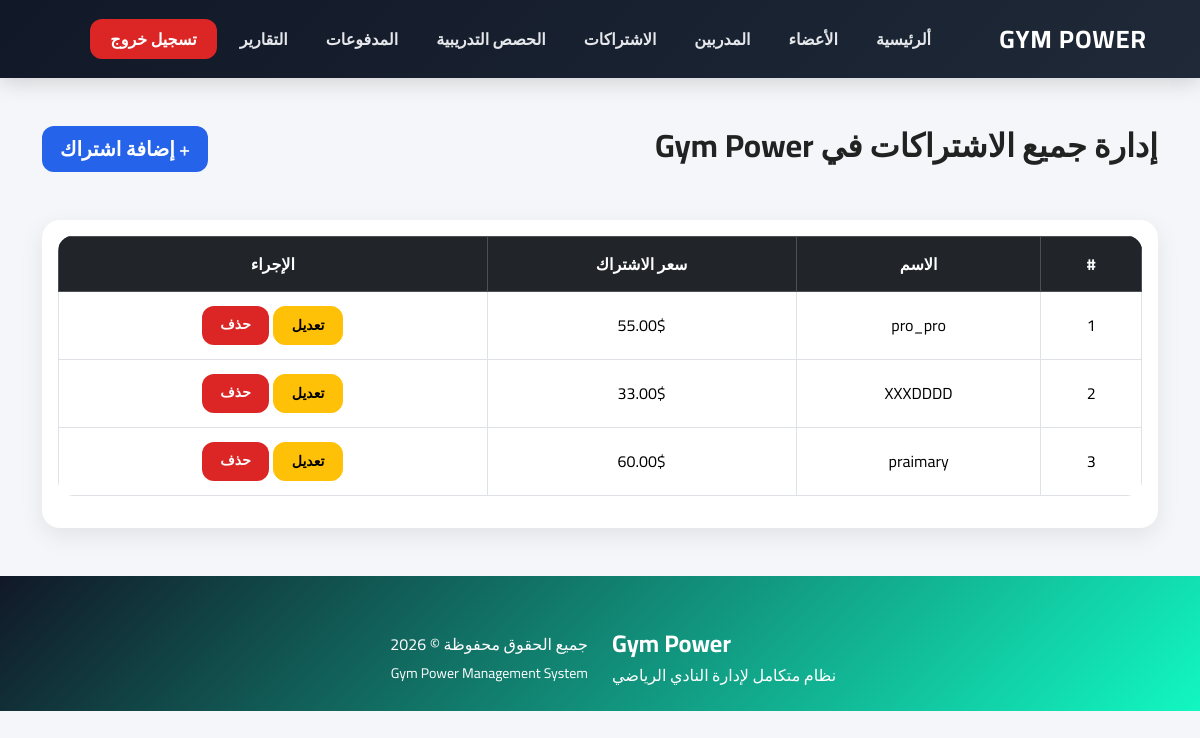
The app's page /memberships/show_memberships.php (signed in) with its own data.
### tables this page shows
CREATE TABLE IF NOT EXISTS `membership_plans` (
  `id` int NOT NULL AUTO_INCREMENT,
  `name` varchar(200) NOT NULL,
  `membership` decimal(10,2) NOT NULL,
  PRIMARY KEY (`id`)
);

### memberships/show_memberships.php (the view, shortened to what this page needs)
<?php
require_once "../includes/database.php";
$sql="SELECT * FROM membership_plans ORDER BY id ASC";
$result=$conn->query($sql);
?>
<!DOCTYPE html>
<html lang="ar" dir="rtl">
<head>
    <link href="https://cdn.jsdelivr.net/npm/bootstrap@5.3.8/dist/css/bootstrap.min.css" rel="stylesheet">
    <link rel="stylesheet" href="../style/style.css">
</head>
<body>
    <?php require_once "../includes/navbar.php" ?>
<div class="container mt-5">
       <div class="d-flex justify-content-between align-items-center">
            <h2 class="fw-bold">إدارة جميع الاشتراكات في Gym Power</h2>
            <a href="add_memberships.php" class="btn btn-primary btn-lg">+ إضافة اشتراك</a>
       </div>
    <div class="card mt-5">
        <div class="card-body">
      <div class="table-responsive rounded ">
        <table class="table table-hover table-bordered text-center align-middle">
            <thead class="table-dark">
                 <tr>
                            <th>#</th>
                            <th>الاسم</th>
                            <th>سعر الاشتراك</th>
                            <th>الإجراء</th>
                        </tr>
                    </thead>
                    <tbody>
                        <?php $id_number=1; while($row =$result->fetch_assoc()){ ?>
                        <tr>
                            <td><?= $n=$id_number++; ?></td>
                            <td><?= $row['name'] ?></td>
                            <td><?= $row['membership'] ?>$</td>
                            <td>
                                <div class="d-flex gap-1 justify-content-center">
                                    <a href="edit_memberships.php?id=<?= $row['id'] ?>" class="btn btn-warning btn-sm"> تعديل</a>
                                    <a href="delete_memberships.php?id=<?= $row['id']; ?>"
                                     class="btn btn-danger btn-sm"
                                     onclick="return confirm('هل تريد حذف أشتراك؟')">
                                     حذف
                                     </a>
                                </div>
                            </td>
                        </tr>
                        <?php } ?>
            </tbody>
        </table>
      </div>
    </div>
    </div>
</div>
<?php require_once"../includes/footer.php" ?>
</body>
</html>

### style/style.css (style rules this page uses)
* { font-family: 'Cairo', sans-serif; }
body { background:#f4f6f9; color:#222; }
.container { margin-top:30px; }
.card { border:none; border-radius:18px; box-shadow: 0 8px 25px rgba(0,0,0,.08); overflow:hidden; transition:.3s; }
.table { background:white; border-radius:15px; overflow:hidden; }
.table thead { background:#111827; color:white; }
.table th { padding:15px; font-weight:700; }
.table td { vertical-align:middle; padding:14px; }
.table tbody tr { transition:.2s; }
.btn { border-radius:12px; padding:8px 18px; font-weight:600; transition:.3s; }
.btn-primary { background:#2563eb; border:none; }
.btn-danger { background:#dc2626; border:none; }

### records on screen
membership_plans: id_number "1", name "pro_pro", membership "55.00"
membership_plans: id_number "2", name "XXXDDDD", membership "33.00"
membership_plans: id_number "3", name "praimary", membership "60.00"
